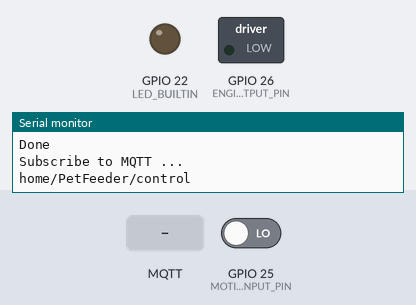
Recording of a program running on a simulated ESP32. On the bench: switched loads named in the program (green lamp = pin HIGH), output pins drawn as LEDs (lit = HIGH), the last lines printed to the serial monitor. The inputs (shaded band) are chosen by the test bench; at power-on: GPIO 25 (MOTION_INPUT_PIN) LOW. WiFi joins after 1.5 s; servers stay silent unless stated; no MQTT or app messages arrive unless stated; not simulated (calls return 0 or success): Credentials.h.

Above: at 3.2 s.
3.3 s: GPIO 25 (MOTION_INPUT_PIN) driven HIGH
At 4.3 s:
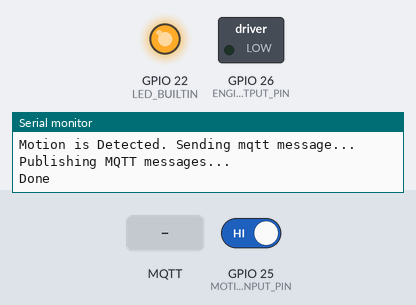
5.3 s: MQTT message "feed" arrives on the first subscribed topic
Timing chart, 0 to 8.3 s (numbered marks = the images above; inputs shaded):
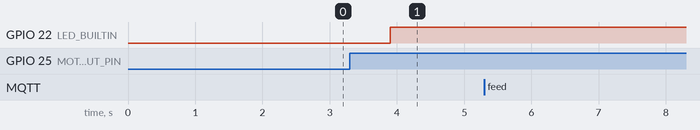

Measured:
- after the input at 3.3 s, GPIO 22 (LED_BUILTIN): LOW → HIGH after 0.60 s

The program:

main.cpp
```cpp
#include <Arduino.h>

#ifndef DEVICE_BOARD_NAME
#  define DEVICE_BOARD_NAME "PetFeeder"
#endif

#include "controlWiFi.h"

#include "MQTT_task.h"

#include <esp_task_wdt.h>
#define WDT_TIMEOUT 60

#define LED_BUILTIN 22

#define MOTION_INPUT_PIN 25

#define ENGINE_OUTPUT_PIN 26

bool IsMotion = false;

hw_timer_t *Timer0_Cfg = NULL;


//Interrupt handler for motion detect
void IRAM_ATTR move_HANDLER() {
  IsMotion = true;
}

void FeedEngineOff()
{
  Serial.println("Stop engine.");
  timerWrite(Timer0_Cfg, 0);
  timerAlarmDisable(Timer0_Cfg);
  timerDetachInterrupt(Timer0_Cfg);
  digitalWrite(ENGINE_OUTPUT_PIN, LOW);
}

void FeedEngineOn(int FeedLoad)
{
  if(FeedLoad > 0) {
    Serial.print("Feed command has been detected. Switching on engine for ");
    Serial.print(FeedLoad);
    Serial.println(" sec.");
    digitalWrite(ENGINE_OUTPUT_PIN, HIGH);
    timerRestart(Timer0_Cfg);
    timerAlarmWrite(Timer0_Cfg, FeedLoad * 1000 * 10, false);
    timerAttachInterrupt(Timer0_Cfg, &FeedEngineOff, true);
    timerAlarmEnable(Timer0_Cfg);
  }
}

void setup()
{
  Serial.begin(9600);
  Serial.println("Start");

  pinMode(LED_BUILTIN, OUTPUT);

  esp_reset_reason_t reason = esp_reset_reason();
  switch (reason) {
    case ESP_RST_POWERON:
      Serial.println("Reset due to power-on event");
    break;

    case ESP_RST_SW:
      Serial.println("Software reset via esp_restart");
    break;

    case ESP_RST_WDT:
      Serial.println("Rebooted by Watchdog!");
    break;
  }

  //Set witchdog timeout for 32 seconds
  esp_task_wdt_init(WDT_TIMEOUT, true);
  esp_task_wdt_add(NULL);

  while (esp_task_wdt_status(NULL) != ESP_OK) {
    // LED blinks indefinitely
    digitalWrite(LED_BUILTIN, LOW);
    delay(500);
    digitalWrite(LED_BUILTIN, HIGH);
    delay(500);
  }

  Serial.print("Start WiFi on ");
  Serial.println(DEVICE_BOARD_NAME);

  initializeWiFi(DEVICE_BOARD_NAME);

  establishWiFi();

  // you're connected now, so print out the data
  printWifiStatus();

  initMQTT();

  //Setup Hardware Timer for motor
  Timer0_Cfg = timerBegin(0, 8000, true);

  // Setup motion sensor pin and assign to interrupt
  pinMode(MOTION_INPUT_PIN, INPUT);
  attachInterrupt(MOTION_INPUT_PIN, move_HANDLER, RISING);

  pinMode(ENGINE_OUTPUT_PIN, OUTPUT);
}


void loop()
{
  if (IsMotion)
  {
    Serial.println("Motion is Detected. Sending mqtt message...");
    digitalWrite(LED_BUILTIN, LOW);
    MQTTMessageCallback(IsMotion);
    delay(500);
    digitalWrite(LED_BUILTIN, HIGH);
    IsMotion = false;
  } else {
    MQTTListernLoop();
  }

  FeedEngineOn(FeedCommandCallback());
  delay(50);
  esp_task_wdt_reset();
}
```

MQTT_task.h
```cpp
#ifndef DEVICE_BOARD_NAME
#  define DEVICE_BOARD_NAME "PetFeeder"
#endif

#ifndef MQTT_GENERAL_PREFIX
#  define MQTT_GENERAL_PREFIX "home"
#endif

#define MQTT_SENSORS_NAME "/binary_sensor/petfeedermotion"
#define MQTT_BUTTON_NAME "/button/petfeedermotion"
#define MQTT_CONFIG_PREFIX "homeassistant"
#define SENSOR_NAME "PetFeederMotion"

#define LIMIT_MQTT_FAILURE 10

#define MQTT_TOPIC_SENSOR_CONFIG MQTT_CONFIG_PREFIX MQTT_SENSORS_NAME "/config"
#define MQTT_TOPIC_BUTTON_CONFIG MQTT_CONFIG_PREFIX MQTT_BUTTON_NAME "/config"

#define MQTT_TOPIC_SENSOR_STATE MQTT_GENERAL_PREFIX "/" DEVICE_BOARD_NAME "/motion/state"

#define MQTT_TOPIC_CTRL MQTT_GENERAL_PREFIX "/" DEVICE_BOARD_NAME "/control"

void initMQTT();

void initializeMQTTTopic(const char *Topic, char *SensorConfig);

void subscribeMQTTTopic(const char *Topic);

void publishMQTTPayload(const char *Topic, char *PayloadMessage);

void MQTTMessageCallback(bool IsMotion);

void MQTTListernLoop();

int FeedCommandCallback();
```

controlWiFi.h
```cpp
#include <WiFi.h>


void printWifiStatus();
void initializeWiFi(const char *device_name);
void establishWiFi();
```

MQTT_task.cpp
```cpp
#include "MQTT_task.h"
#include "controlWiFi.h"
#include "Credentials.h"

char mqtt_command[8];
char mqtt_argument[8];

//Define MQTT Topic for HomeAssistant Motion Discovery
const char *MQTTMotionTopicConfig = MQTT_TOPIC_SENSOR_CONFIG;

//Define MQTT Topic for HomeAssistant Button Discovery
const char *MQTTButtonTopicConfig = MQTT_TOPIC_BUTTON_CONFIG;

//Define MQTT Topic for HomeAssistant Motion Sensor state
const char *MQTTMotionTopicState = MQTT_TOPIC_SENSOR_STATE;

//Define MQTT Topic for Manage Feed Engine
const char *MQTTTopicControl = MQTT_TOPIC_CTRL;


const char *mqtt_host = mqtt_server;
const int mqtt_port = 1883;
const char *mqtt_user = mqtt_username;
const char *mqtt_pass = mqtt_password;

//Define objects for MQTT messages in JSON format
#include <ArduinoJson.h>
StaticJsonDocument<512> JsonSensorConfig;
StaticJsonDocument<512> JsonButtonConfig;
char Buffer[512];

WiFiClient client;

#include <PubSubClient.h>
PubSubClient mqtt(client);

void MQTTListenCallback(char* topic, byte* payload, unsigned int length)
{
  Serial.print("Command received: ");
  StaticJsonDocument<256> doc;
  deserializeJson(doc, payload, length);
  //Serial.println(doc);

  //mqtt_command = doc["Command"];
  strlcpy(mqtt_command, doc["Command"] | "", 8);
  Serial.println(mqtt_command);
  //mqtt_argument = doc["load"];
  strlcpy(mqtt_argument, doc["Load"] | "", 8);
  Serial.print("With argument: ");
  Serial.println(mqtt_argument);
}


void initMQTT()
{
  Serial.print("Connecting to MQTT broker host: ");
  Serial.println(mqtt_host);
  while (!client.connect(mqtt_host, mqtt_port))
  {
    Serial.print(".");
    delay(1000);
  }
  Serial.println("Connected!");

  //Initialise MQTT autodiscovery topic and sensor
  mqtt.setServer(mqtt_host, mqtt_port);
  mqtt.setCallback(MQTTListenCallback);

  Serial.print("Testing connection to mqtt broker...");
  while (!mqtt.connect(DEVICE_BOARD_NAME, mqtt_user, mqtt_pass))
  {
    Serial.print(".");
    delay(1000);
  }

  if (mqtt.connected()) {
    Serial.println(" connected!");
  }
  //Motion Sensor
  JsonSensorConfig["name"] = "Pet Feeder motion detector";
  JsonSensorConfig["device_class"] = "motion";
  JsonSensorConfig["state_class"] = "measurement";
  JsonSensorConfig["off_delay "] = "10";
  JsonSensorConfig["uniq_id"] = "petfeedermotion";
  JsonSensorConfig["state_topic"] = MQTTMotionTopicState;

  JsonObject device  = JsonSensorConfig.createNestedObject("device");
  device["identifiers"][0] = "petfeederw000";
  device["connections"][0][0] = "mac";
  device["connections"][0][1] = "D4:D4:DA:CF:64:D8";
  device["model"] = "PET-FEEDER-01";
  device["name"] = SENSOR_NAME;
  device["manufacturer"] = "Aliexpress";
  device["sw_version"] = "1.0";
  serializeJson(JsonSensorConfig, Buffer);
  initializeMQTTTopic(MQTTMotionTopicConfig, Buffer);

  //Feed Button
  JsonButtonConfig["name"] = "Pet Feeder feed button";
  JsonButtonConfig["command_topic"] = MQTTTopicControl;
  JsonButtonConfig["payload_press"] = "{\"Command\":\"feed\", \"Load\":\"5\"}";
  JsonButtonConfig["uniq_id"] = "waterfiltertdsppn";

  device  = JsonButtonConfig.createNestedObject("device");
  device["identifiers"][0] = "petfeederw000";
  device["connections"][0][0] = "mac";
  device["connections"][0][1] = "D4:D4:DA:CF:64:D8";
  device["model"] = "PET-FEEDER-01";
  device["name"] = SENSOR_NAME;
  device["manufacturer"] = "Aliexpress";
  device["sw_version"] = "1.0";

  serializeJson(JsonButtonConfig, Buffer);
  initializeMQTTTopic(MQTTButtonTopicConfig, Buffer);

  subscribeMQTTTopic(MQTTTopicControl);
}

void initializeMQTTTopic(const char *Topic, char *SensorConfig)
{

  Serial.println("Initialise MQTT autodiscovery topics and sensors...");
  Serial.println(Topic);
  //Serial.println(SensorConfig);

  //Publish message to AutoDiscovery topic
  if (mqtt.publish(Topic, SensorConfig, true)) {
    Serial.println("Done");
  } else {
    mqtt.publish(Topic, SensorConfig, true);
  }

  //Gracefully close connection to MQTT broker
}


void subscribeMQTTTopic(const char *Topic)
{

  Serial.println("Subscribe to MQTT ...");
  Serial.println(Topic);
  mqtt.subscribe(Topic);

  //Gracefully close connection to MQTT broker
}

void MQTTListernLoop()
{
  if (!mqtt.connected()) {
    initMQTT();
  } else {
    mqtt.loop();
  }
}

void MQTTMessageCallback(bool IsMotion)
{
  char MessageBuf[16];
  //Publish MQTT messages
  Serial.println("Publishing MQTT messages...");
  mqtt.connect(DEVICE_BOARD_NAME, mqtt_user, mqtt_pass);
  if (mqtt.connected()) {

    sprintf(MessageBuf, "%s", IsMotion?"ON":"OFF");
    mqtt.publish(MQTTMotionTopicState, MessageBuf, false);
  }
  else {
    Serial.println("Unable to connect to MQTT broker");
    Serial.println("Cycle is skipped");
  }
  //mqtt.disconnect();
  Serial.println("Done");
}

int FeedCommandCallback()
{
  int load = 0;
  if(strcmp(mqtt_command, "feed") == 0)
  {
    int i = 0;
    for (i = 0; mqtt_argument[i] != '\0'; i++)
    {
      load = load * 10 + (mqtt_argument[i] - '0');
    }
  }
  strlcpy(mqtt_command, "", 1);
  strlcpy(mqtt_argument, "", 1);

  return load;
}
```

controlWiFi.cpp
```cpp
#include "controlWiFi.h"
//Import credentials from external file out of git repo
#include <Credentials.h>
const char *ssid = ssid_name;
const char *password = ssid_password;

void printWifiStatus()
{
  // print the SSID of the network you're attached to:
  // you're connected now, so print out the data
  Serial.print(F("You're connected to the network, IP = "));
  Serial.println(WiFi.localIP());

  Serial.print(F("SSID: "));
  Serial.println(WiFi.SSID());

  // print the received signal strength:
  Serial.print("Signal strength (RSSI): ");
  Serial.print(WiFi.RSSI());
  Serial.println(" dBm");
}

void initializeWiFi(const char *device_name)
{
  WiFi.mode(WIFI_STA);
  WiFi.config(INADDR_NONE, INADDR_NONE, INADDR_NONE, INADDR_NONE);

  char fqdn[13];
  strcpy(fqdn, device_name);
  WiFi.setHostname(fqdn);
  WiFi.setAutoReconnect(true);

}

void establishWiFi()
{

  WiFi.disconnect(); // to clear the way. not persistent
  WiFi.enableAP(false); // to disable default automatic start of persistent AP at startup
  WiFi.setAutoConnect(true);

  Serial.print("Connecting to SSID: ");
  Serial.println(ssid);

  WiFi.begin(ssid, password);

  delay(1000);

  // attempt to connect to WiFi network
  while (WiFi.status() != WL_CONNECTED)
  {
    delay(500);
    Serial.print(".");
  }
  Serial.println("WiFi shield init done");
}
```
